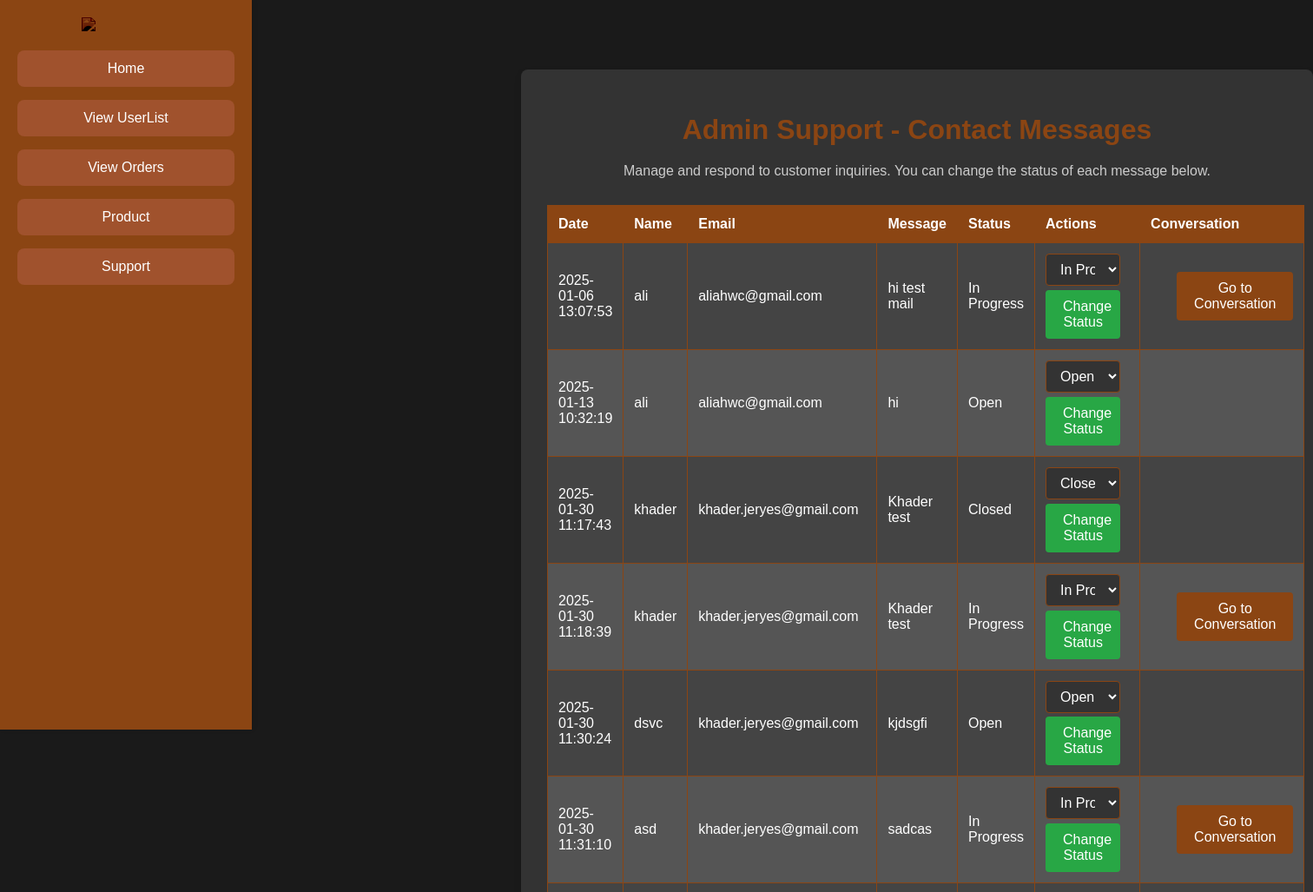
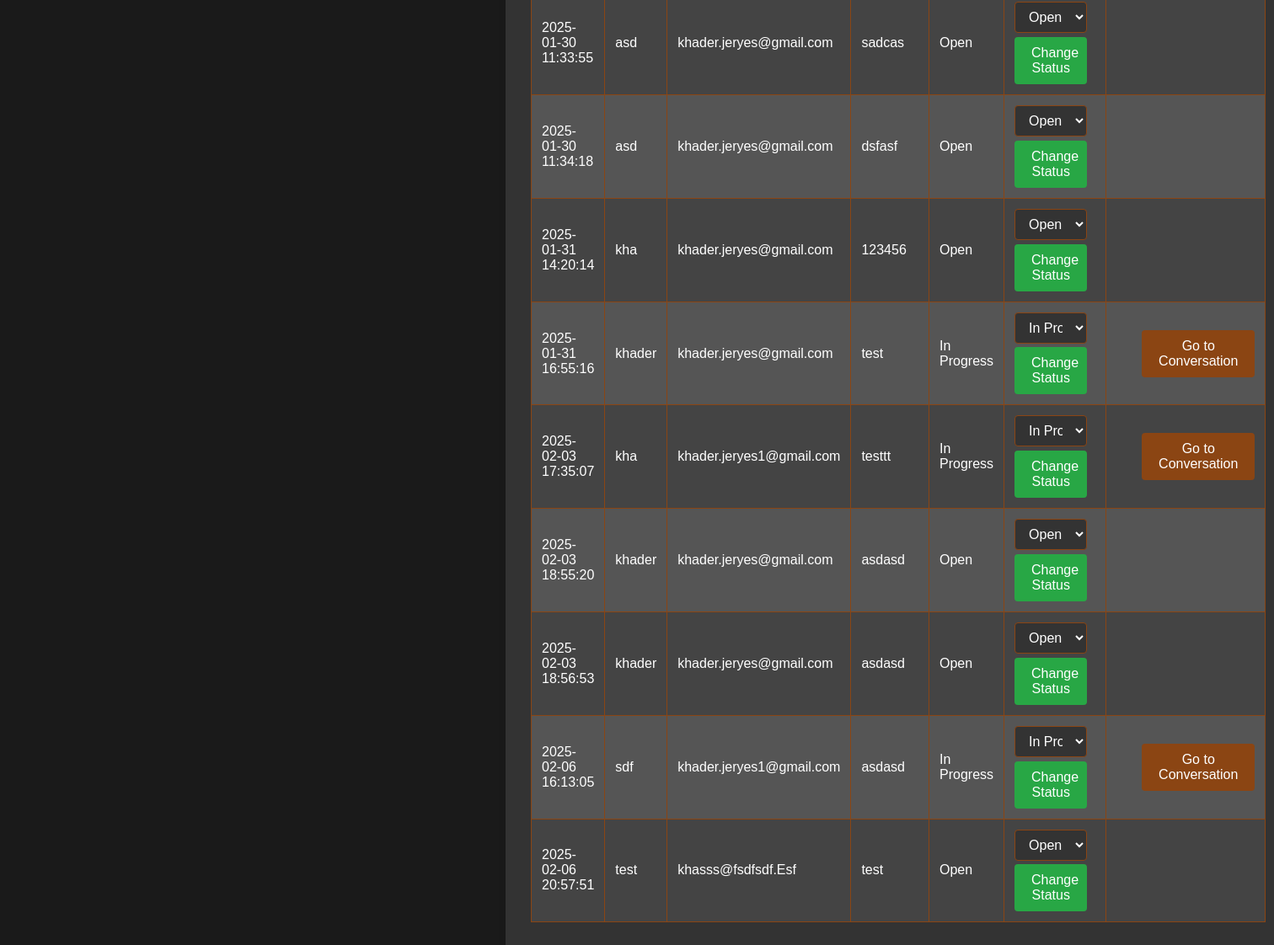
Page /Admin/support.php on the committed database (2 pictures, top to bottom).
### tables this page shows
CREATE TABLE `contact_us` (
  `id` int(11) NOT NULL,
  `name` varchar(255) NOT NULL,
  `phone` varchar(15) NOT NULL,
  `email` varchar(255) NOT NULL,
  `message` text NOT NULL,
  `submission_date` timestamp NOT NULL DEFAULT current_timestamp(),
  `Status` int(11) NOT NULL DEFAULT 0,
  `Answer` text DEFAULT NULL
);

### Admin/support.php (the view, shortened to what this page needs)
<?php
include "../config/phpdb.php";
$query = "SELECT id, name, phone, email, message, status, submission_date FROM contact_us ORDER BY submission_date ASC";
$result = mysqli_query($conn, $query);
function getStatusText($statusCode) {
    switch ($statusCode) {
        case 0:
            return 'Open';
        case 1:
            return 'In Progress';
        case 2:
            return 'Closed';
    }
}
?>
<!DOCTYPE html>
<html lang="en">
<head>
    <link rel="stylesheet" href="css_files/support.css">
    <link rel="stylesheet" href="css_files/navbar.css">
</head>
<body>
    <?php require 'navbar.php'; ?>
    <div class="admin-container" style="margin-left: 600px;margin-top: 80px;">
        <h1>Admin Support - Contact Messages</h1>
        <p>Manage and respond to customer inquiries. You can change the status of each message below.</p>
        <table class="messages-table">
            <thead>
                <tr>
                    <th>Date</th>
                    <th>Name</th>
                    <th>Email</th>
                    <th>Message</th>
                    <th>Status</th>
                    <th>Actions</th>
                    <th>Conversation</th>
                </tr>
            </thead>
            <tbody>
                <?php if ($result && mysqli_num_rows($result) > 0): ?>
                    <?php while ($row = mysqli_fetch_assoc($result)): ?>
                        <tr>
                            <td><?php echo htmlspecialchars($row['submission_date']); ?></td>
                            <td><?php echo htmlspecialchars($row['name']); ?></td>
                            <td><?php echo htmlspecialchars($row['email']); ?></td>
                            <td><?php echo htmlspecialchars($row['message']); ?></td>
                            <td><?php echo getStatusText($row['status']); ?></td>
                            <td>
                                <form method="POST" action="support.php" style="display:inline;">
                                    <select name="status">
                                        <option value="0" <?php echo $row['status'] == 0 ? 'selected' : ''; ?>>Open</option>
                                        <option value="1" <?php echo $row['status'] == 1 ? 'selected' : ''; ?>>In Progress</option>
                                        <option value="2" <?php echo $row['status'] == 2 ? 'selected' : ''; ?>>Closed</option>
                                    </select><br>
                                    <button type="submit" name="changeStatus" class="change-status-btn">Change Status</button>
                                </form>
                            </td>
                            <td>
                                <?php if ($row['status'] == 1): ?>
                                    <button onclick="window.location.href='conversation.php?id=<?php echo $row['id']; ?>'" class="go-to-conversation-btn">
                                        Go to Conversation
                                    </button>
                                <?php endif; ?>
                            </td>
                        </tr>
                    <?php endwhile; ?>
                <?php else: ?>
                    <tr>
                        <td colspan="7">No contact messages found.</td>
                    </tr>
                <?php endif; ?>
            </tbody>
        </table>
    </div>
</body>
</html>

### Admin/css_files/support.css (style rules this page uses)
body { margin: 0; font-family: Arial, sans-serif; background-color: #1a1a1a; color: white; }
.admin-container { max-width: 1200px; margin: 0 auto; background-color: #333; padding: 30px; border-radius: 8px; box-shadow: 0 4px 8px rgba(0, 0, 0, 0.1); }
h1 { text-align: center; font-size: 2rem; margin-bottom: 20px; color: #8B4513; }
p { text-align: center; font-size: 1rem; margin-bottom: 30px; color: #ccc; }
.messages-table { width: 100%; border-collapse: collapse; margin-bottom: 20px; }
.messages-table th, .messages-table td { padding: 12px; text-align: left; border: 1px solid #8B4513; }
.messages-table th { background-color: #8B4513; color: white; font-weight: bold; }
.messages-table td { background-color: #444; color: white; }
.messages-table tr:nth-child(even) td { background-color: #555; }
select { width: 90%; padding: 8px 12px; border: 1px solid #8B4513; border-radius: 4px; font-size: 1rem; background-color: #333; color: white; }
button { margin-left: 30px; padding: 10px 20px; background-color: #8B4513; color: white; border: none; border-radius: 4px; cursor: pointer; font-size: 1rem; transition: background-color 0.3s ease, transform 0.2s ease; }
.change-status-btn { margin-left: 0px; width: 90%; margin-top: 5%; background-color: #28a745; }
form { display: flex; flex-direction: column; align-items: flex-start; }

### rows in the picture
contact_us: submission_date "2025-01-06 13:07:53", name "ali", email "aliahwc@gmail.com", message "hi test mail", Status "In Progress", status "In Progress"
contact_us: submission_date "2025-01-13 10:32:19", name "ali", email "aliahwc@gmail.com", message "hi", Status "Open", status "Open"
contact_us: submission_date "2025-01-30 11:17:43", name "khader", email "khader.jeryes@gmail.com", message "Khader test", Status "Closed", status "Closed"
contact_us: submission_date "2025-01-30 11:18:39", name "khader", email "khader.jeryes@gmail.com", message "Khader test", Status "In Progress", status "In Progress"
contact_us: submission_date "2025-01-30 11:30:24", name "dsvc", email "khader.jeryes@gmail.com", message "kjdsgfi", Status "Open", status "Open"
contact_us: submission_date "2025-01-30 11:31:10", name "asd", email "khader.jeryes@gmail.com", message "sadcas", Status "In Progress", status "In Progress"
contact_us: submission_date "2025-01-30 11:33:55", name "asd", email "khader.jeryes@gmail.com", message "sadcas", Status "Open", status "Open"
contact_us: submission_date "2025-01-30 11:34:18", name "asd", email "khader.jeryes@gmail.com", message "dsfasf", Status "Open", status "Open"
contact_us: submission_date "2025-01-31 14:20:14", name "kha", email "khader.jeryes@gmail.com", message "123456", Status "Open", status "Open"
contact_us: submission_date "2025-01-31 16:55:16", name "khader", email "khader.jeryes@gmail.com", message "test", Status "In Progress", status "In Progress"
contact_us: submission_date "2025-02-03 17:35:07", name "kha", email "khader.jeryes1@gmail.com", message "testtt", Status "In Progress", status "In Progress"
contact_us: submission_date "2025-02-03 18:55:20", name "khader", email "khader.jeryes@gmail.com", message "asdasd", Status "Open", status "Open"
contact_us: submission_date "2025-02-03 18:56:53", name "khader", email "khader.jeryes@gmail.com", message "asdasd", Status "Open", status "Open"
contact_us: submission_date "2025-02-06 16:13:05", name "sdf", email "khader.jeryes1@gmail.com", message "asdasd", Status "In Progress", status "In Progress"
contact_us: submission_date "2025-02-06 20:57:51", name "test", email "khasss@fsdfsdf.Esf", message "test", Status "Open", status "Open"
